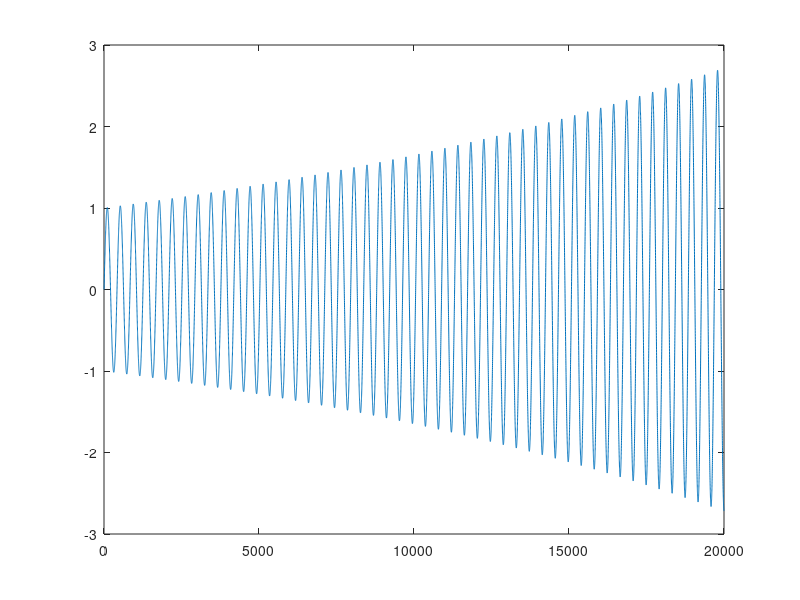

The MATLAB source for this figure: (Note: this script raises an error after producing the figure.)
%% Generating sine waves
x = linspace(0,100,20000);
data = sin(3*x);
data2 = exp(0.01*x).*sin(3*x);
plot(data2)
%% Test
numTimeStepsTrain = floor(0.9*numel(data));
dataTrain = data(1:numTimeStepsTrain+1);
dataTest = data(numTimeStepsTrain+1:end);

mu = mean(dataTrain); sig = std(dataTrain);
dataTrainStandardized = (dataTrain - mu) / sig;

XTrain = dataTrainStandardized(1:end-1);
YTrain = dataTrainStandardized(2:end);

numFeatures = 1;
numResponses = 1;
numHiddenUnits = 200;

layers = [ ...
    sequenceInputLayer(numFeatures)
    lstmLayer(numHiddenUnits)
    fullyConnectedLayer(numResponses)
    regressionLayer];

options = trainingOptions('adam', ...
    'MaxEpochs',250, ...
    'GradientThreshold',1, ...
    'InitialLearnRate',0.005, ...
    'LearnRateSchedule','piecewise', ...
    'LearnRateDropPeriod',125, ...
    'LearnRateDropFactor',0.2, ...
    'Verbose',0, ...
    'Plots','training-progress', ...
    'ExecutionEnvironment','gpu');

net = trainNetwork(XTrain,YTrain,layers,options);
dataTestStandardized = (dataTest - mu) / sig;
XTest = dataTestStandardized(1:end-1);

net = predictAndUpdateState(net,XTrain);
[net,YPred] = predictAndUpdateState(net,YTrain(end));

numTimeStepsTest = numel(XTest);
for i = 2:numTimeStepsTest
    [net,YPred(:,i)] = predictAndUpdateState(net,YPred(:,i-1),'ExecutionEnvironment','gpu');
end

YPred = sig*YPred + mu;
YTest = dataTest(2:end);
rmse = sqrt(mean((YPred-YTest).^2))

figure
%plot(dataTrain(1:end-1))
plot(data)
hold on
idx = numTimeStepsTrain:(numTimeStepsTrain+numTimeStepsTest);
plot(idx,[data(numTimeStepsTrain) YPred],'.-')
hold off
xlabel("Month")
ylabel("Cases")
title("Forecast")
legend(["Observed" "Forecast"])

%% Test3
data
numTimeStepsTrain = floor(0.9*numel(data));
dataTrain = data(1:numTimeStepsTrain+1);
dataTest = data(numTimeStepsTrain+1:end);

mu = mean(dataTrain); sig = std(dataTrain);
dataTrainStandardized = (dataTrain - mu) / sig;

XTrain = dataTrainStandardized(1:end-1);
YTrain = dataTrainStandardized(2:end);

numFeatures = 1;
numResponses = 1;
numHiddenUnits1 = 35;
numHiddenUnits2 = 35;
% numHiddenUnits3 = 100;

layers = [ ...
    sequenceInputLayer(numFeatures)
    lstmLayer(numHiddenUnits1,'OutputMode','sequence')
     lstmLayer(numHiddenUnits2,'OutputMode','sequence')
%     lstmLayer(numHiddenUnits3,'OutputMode','sequence')
    fullyConnectedLayer(numResponses)
    regressionLayer];

options = trainingOptions('adam', ...
    'MaxEpochs',300, ...
    'GradientThreshold',1, ...
    'InitialLearnRate',0.005, ...
    'LearnRateSchedule','piecewise', ...
    'LearnRateDropPeriod',75, ...
    'LearnRateDropFactor',0.05, ...
    'Verbose',0, ...
    'Plots','training-progress', ...
    'ExecutionEnvironment','gpu');

net = trainNetwork(XTrain,YTrain,layers,options);
dataTestStandardized = (dataTest - mu) / sig;
XTest = dataTestStandardized(1:end-1);

net = predictAndUpdateState(net,XTrain);
[net,YPred] = predictAndUpdateState(net,YTrain(end));

numTimeStepsTest = numel(XTest);
for i = 2:numTimeStepsTest
    [net,YPred(:,i)] = predictAndUpdateState(net,YPred(:,i-1),'ExecutionEnvironment','gpu');
end

YPred = sig*YPred + mu;
YTest = dataTest(2:end);
rmse = sqrt(mean((YPred-YTest).^2))

figure
%plot(dataTrain(1:end-1))
plot(data)
hold on
idx = numTimeStepsTrain:(numTimeStepsTrain+numTimeStepsTest);
plot(idx,[data(numTimeStepsTrain) YPred],'.-')
hold off
xlabel("Month")
ylabel("Cases")
title("Forecast")
legend(["Observed" "Forecast"])
sqrt(sum((data(idx)-[data(numTimeStepsTrain) YPred]).^2)/length(idx))

%% Test4
data
numTimeStepsTrain = floor(0.9*numel(data));
dataTrain = data(1:numTimeStepsTrain+1);
dataTest = data(numTimeStepsTrain+1:end);

mu = mean(dataTrain); sig = std(dataTrain);
dataTrainStandardized = (dataTrain - mu) / sig;

XTrain = dataTrainStandardized(1:end-1);
YTrain = dataTrainStandardized(2:end);

numFeatures = 1;
numResponses = 1;
numHiddenUnits1 = 55;
numHiddenUnits2 = 55;
% numHiddenUnits3 = 100;

layers = [ ...
    sequenceInputLayer(numFeatures)
    lstmLayer(numHiddenUnits1,'OutputMode','sequence')
     lstmLayer(numHiddenUnits2,'OutputMode','sequence')
%     lstmLayer(numHiddenUnits3,'OutputMode','sequence')
    fullyConnectedLayer(numResponses)
    regressionLayer];

options = trainingOptions('adam', ...
    'MaxEpochs',400, ...
    'GradientThreshold',1, ...
    'InitialLearnRate',0.005, ...
    'LearnRateSchedule','piecewise', ...
    'LearnRateDropPeriod',80, ...
    'LearnRateDropFactor',0.05, ...
    'Verbose',0, ...
    'Plots','training-progress', ...
    'ExecutionEnvironment','gpu');

net = trainNetwork(XTrain,YTrain,layers,options);
dataTestStandardized = (dataTest - mu) / sig;
XTest = dataTestStandardized(1:end-1);

net = predictAndUpdateState(net,XTrain);
[net,YPred] = predictAndUpdateState(net,YTrain(end));

numTimeStepsTest = numel(XTest);
for i = 2:numTimeStepsTest
    [net,YPred(:,i)] = predictAndUpdateState(net,YPred(:,i-1),'ExecutionEnvironment','gpu');
end

YPred = sig*YPred + mu;
YTest = dataTest(2:end);
rmse = sqrt(mean((YPred-YTest).^2))

figure
%plot(dataTrain(1:end-1))
plot(data)
hold on
idx = numTimeStepsTrain:(numTimeStepsTrain+numTimeStepsTest);
plot(idx,[data(numTimeStepsTrain) YPred],'.-')
hold off
xlabel("Month")
ylabel("Cases")
title("Forecast")
legend(["Observed" "Forecast"])

%% Test5
data2;
numTimeStepsTrain = floor(0.9*numel(data2));
dataTrain = data2(1:numTimeStepsTrain+1);
dataTest = data2(numTimeStepsTrain+1:end);

% mu = mean(dataTrain); sig = std(dataTrain);
mu = 0; sig = 1;
dataTrainStandardized = (dataTrain - mu) / sig;

XTrain = dataTrainStandardized(1:end-1);
YTrain = dataTrainStandardized(2:end);

numFeatures = 1;
numResponses = 1;
numHiddenUnits1 = 35;
numHiddenUnits2 = 35;
numHiddenUnits3 = 5;

layers = [ ...
    sequenceInputLayer(numFeatures)
    lstmLayer(numHiddenUnits1,'OutputMode','sequence')
    lstmLayer(numHiddenUnits2,'OutputMode','sequence')
    fullyConnectedLayer(numResponses)
    regressionLayer];

options = trainingOptions('adam', ...
    'MaxEpochs',300, ...
    'GradientThreshold',1, ...
    'InitialLearnRate',0.005, ...
    'LearnRateSchedule','piecewise', ...
    'LearnRateDropPeriod',75, ...
    'LearnRateDropFactor',0.05, ...
    'Verbose',0, ...
    'Plots','training-progress', ...
    'ExecutionEnvironment','gpu');

net = trainNetwork(XTrain,YTrain,layers,options);
dataTestStandardized = (dataTest - mu) / sig;
XTest = dataTestStandardized(1:end-1);

net = predictAndUpdateState(net,XTrain);
[net,YPred] = predictAndUpdateState(net,YTrain(end));

numTimeStepsTest = numel(XTest);
for i = 2:numTimeStepsTest
    [net,YPred(:,i)] = predictAndUpdateState(net,YPred(:,i-1),'ExecutionEnvironment','gpu');
end

YPred = sig*YPred + mu;
YTest = dataTest(2:end);
rmse = sqrt(mean((YPred-YTest).^2))

figure
%plot(dataTrain(1:end-1))
plot(data2)
hold on
idx = numTimeStepsTrain:(numTimeStepsTrain+numTimeStepsTest);
plot(idx,[data2(numTimeStepsTrain) YPred],'.-')
hold off
xlabel("Month")
ylabel("Cases")
title("Forecast")
legend(["Observed" "Forecast"])

%% Exp testing 2
data2; neuralNet = [];
fileID = fopen('exp_sine_param2.txt','w');
numTimeStepsTrain = floor(0.9*numel(data2));
dataTrain = data2(1:numTimeStepsTrain+1);
dataTest = data2(numTimeStepsTrain+1:end);

% mu = mean(dataTrain); sig = std(dataTrain);
mu = 0; sig = 1;
dataTrainStandardized = (dataTrain - mu) / sig;

XTrain = dataTrainStandardized(1:end-1);
YTrain = dataTrainStandardized(2:end);
numFeatures = 1;
numResponses = 1;

for i = 3:7
    for j = 2:8
        
        numHiddenUnits1 = 10*i;
        numHiddenUnits2 = 10*j;
        if numHiddenUnits3 == 0
            layers = [ ...
                sequenceInputLayer(numFeatures)
                lstmLayer(numHiddenUnits1,'OutputMode','sequence')
                lstmLayer(numHiddenUnits2,'OutputMode','sequence')
                fullyConnectedLayer(numResponses)
                regressionLayer];
        else
            layers = [ ...
                sequenceInputLayer(numFeatures)
                lstmLayer(numHiddenUnits1,'OutputMode','sequence')
                lstmLayer(numHiddenUnits2,'OutputMode','sequence')
                lstmLayer(numHiddenUnits3,'OutputMode','sequence')
                fullyConnectedLayer(numResponses)
                regressionLayer];
        end
        options = trainingOptions('adam', ...
            'MaxEpochs',250, ...
            'GradientThreshold',1, ...
            'InitialLearnRate',0.005, ...
            'LearnRateSchedule','piecewise', ...
            'LearnRateDropPeriod',25, ...
            'LearnRateDropFactor',0.4, ...
            'Verbose',0, ...
            'ExecutionEnvironment','gpu');

        net = trainNetwork(XTrain,YTrain,layers,options);
        dataTestStandardized = (dataTest - mu) / sig;
        XTest = dataTestStandardized(1:end-1);

        net = predictAndUpdateState(net,XTrain);
        
        neuralNet = [neuralNet net];
        
        [net,YPred] = predictAndUpdateState(net,YTrain(end));

        numTimeStepsTest = numel(XTest);
        for k = 2:numTimeStepsTest
            [net,YPred(:,k)] = predictAndUpdateState(net,YPred(:,k-1),'ExecutionEnvironment','gpu');
        end

        YPred = sig*YPred + mu;
        YTest = dataTest(2:end);
        rmse(i,j) = sqrt(mean((YPred-YTest).^2));
        A = [i,j,rmse(i,j)];
        disp([i,j,rmse(i,j)]);
        fprintf(fileID,'%6d %6d %12.6f\r\n',A);
% 
%         figure
%         %plot(dataTrain(1:end-1))
%         plot(data2)
%         hold on
%         idx = numTimeStepsTrain:(numTimeStepsTrain+numTimeStepsTest);
%         plot(idx,[data2(numTimeStepsTrain) YPred],'.-')
%         hold off
%         xlabel("Month")
%         ylabel("Cases")
%         title("Forecast")
%         legend(["Observed" "Forecast"])
%          sqrt(sum((data2(idx)-[data2(numTimeStepsTrain) YPred]).^2)/length(idx))
    end
end

%% Exp. Test 1

data2; neuralNet = [];
fileID = fopen('exp_sine_param.txt','w');
numTimeStepsTrain = floor(0.9*numel(data2));
dataTrain = data2(1:numTimeStepsTrain+1);
dataTest = data2(numTimeStepsTrain+1:end);

% mu = mean(dataTrain); sig = std(dataTrain);
mu = 0; sig = 1;
dataTrainStandardized = (dataTrain - mu) / sig;

XTrain = dataTrainStandardized(1:end-1);
YTrain = dataTrainStandardized(2:end);
numFeatures = 1;
numResponses = 1;

for i = 2:5
    for j = 1:11
        
        numHiddenUnits1 = 40;
        numHiddenUnits2 = 15*i;
        numHiddenUnits3 = 15*(j-1);
        if numHiddenUnits3 == 0
            layers = [ ...
                sequenceInputLayer(numFeatures)
                lstmLayer(numHiddenUnits1,'OutputMode','sequence')
                lstmLayer(numHiddenUnits2,'OutputMode','sequence')
                fullyConnectedLayer(numResponses)
                regressionLayer];
        else
            layers = [ ...
                sequenceInputLayer(numFeatures)
                lstmLayer(numHiddenUnits1,'OutputMode','sequence')
                lstmLayer(numHiddenUnits2,'OutputMode','sequence')
                lstmLayer(numHiddenUnits3,'OutputMode','sequence')
                fullyConnectedLayer(numResponses)
                regressionLayer];
        end
        options = trainingOptions('adam', ...
            'MaxEpochs',300, ...
            'GradientThreshold',1, ...
            'InitialLearnRate',0.005, ...
            'LearnRateSchedule','piecewise', ...
            'LearnRateDropPeriod',75, ...
            'LearnRateDropFactor',0.05, ...
            'Verbose',0, ...
            'ExecutionEnvironment','gpu');

        net = trainNetwork(XTrain,YTrain,layers,options);
        dataTestStandardized = (dataTest - mu) / sig;
        XTest = dataTestStandardized(1:end-1);

        net = predictAndUpdateState(net,XTrain);
        
        neuralNet = [neuralNet net];
        
        [net,YPred] = predictAndUpdateState(net,YTrain(end));

        numTimeStepsTest = numel(XTest);
        for k = 2:numTimeStepsTest
            [net,YPred(:,k)] = predictAndUpdateState(net,YPred(:,k-1),'ExecutionEnvironment','gpu');
        end

        YPred = sig*YPred + mu;
        YTest = dataTest(2:end);
        rmse(i,j) = sqrt(mean((YPred-YTest).^2));
        A = [i,j,rmse(i,j)];
        disp([i,j,rmse(i,j)]);
        fprintf(fileID,'%6d %6d %12.6f\r\n',A);
% 
%         figure
%         %plot(dataTrain(1:end-1))
%         plot(data2)
%         hold on
%         idx = numTimeStepsTrain:(numTimeStepsTrain+numTimeStepsTest);
%         plot(idx,[data2(numTimeStepsTrain) YPred],'.-')
%         hold off
%         xlabel("Month")
%         ylabel("Cases")
%         title("Forecast")
%         legend(["Observed" "Forecast"])
%          sqrt(sum((data2(idx)-[data2(numTimeStepsTrain) YPred]).^2)/length(idx))
    end
end

%% Exp. Test 4

data2; neuralNet = [];
fileID = fopen('exp_sine_param4.txt','w');
numTimeStepsTrain = floor(0.9*numel(data2));
dataTrain = data2(1:numTimeStepsTrain+1);
dataTest = data2(numTimeStepsTrain+1:end);

% mu = mean(dataTrain); sig = std(dataTrain);
mu = 0; sig = 1;
dataTrainStandardized = (dataTrain - mu) / sig;

XTrain = dataTrainStandardized(1:end-1);
YTrain = dataTrainStandardized(2:end);
numFeatures = 1;
numResponses = 1;

numHiddenUnits1 = 35;
numHiddenUnits2 = 35;
i = 1

for j = 1:20
    numHiddenUnits3 = 3*j;
    if numHiddenUnits3 == 0
        layers = [ ...
            sequenceInputLayer(numFeatures)
            lstmLayer(numHiddenUnits1,'OutputMode','sequence')
            lstmLayer(numHiddenUnits2,'OutputMode','sequence')
            fullyConnectedLayer(numResponses)
            regressionLayer];
    else
        layers = [ ...
            sequenceInputLayer(numFeatures)
            lstmLayer(numHiddenUnits1,'OutputMode','sequence')
            lstmLayer(numHiddenUnits2,'OutputMode','sequence')
            lstmLayer(numHiddenUnits3,'OutputMode','sequence')
            fullyConnectedLayer(numResponses)
            regressionLayer];
    end
    options = trainingOptions('adam', ...
        'MaxEpochs',240, ...
        'GradientThreshold',1, ...
        'InitialLearnRate',0.005, ...
        'LearnRateSchedule','piecewise', ...
        'LearnRateDropPeriod',24, ...
        'LearnRateDropFactor',0.04, ...
        'Verbose',0, ...
        'ExecutionEnvironment','gpu');

    net = trainNetwork(XTrain,YTrain,layers,options);
    dataTestStandardized = (dataTest - mu) / sig;
    XTest = dataTestStandardized(1:end-1);

    net = predictAndUpdateState(net,XTrain);

    neuralNet = [neuralNet net];

    [net,YPred] = predictAndUpdateState(net,YTrain(end));

    numTimeStepsTest = numel(XTest);
    for k = 2:numTimeStepsTest
        [net,YPred(:,k)] = predictAndUpdateState(net,YPred(:,k-1),'ExecutionEnvironment','gpu');
    end

    YPred = sig*YPred + mu;
    YTest = dataTest(2:end);
    rmse(i,j) = sqrt(mean((YPred-YTest).^2));
    A = [i,j,rmse(i,j)];
    disp([i,j,rmse(i,j)]);
    fprintf(fileID,'%6d %6d %12.6f\r\n',A);
% 
%         figure
%         %plot(dataTrain(1:end-1))
%         plot(data2)
%         hold on
%         idx = numTimeStepsTrain:(numTimeStepsTrain+numTimeStepsTest);
%         plot(idx,[data2(numTimeStepsTrain) YPred],'.-')
%         hold off
%         xlabel("Month")
%         ylabel("Cases")
%         title("Forecast")
%         legend(["Observed" "Forecast"])
%          sqrt(sum((data2(idx)-[data2(numTimeStepsTrain) YPred]).^2)/length(idx))

end


%% Exp Sine Ttests
%4      5     0.452917
%40;60;75

%6      8     0.455560
%60,80,0
net = neuralNet(12);
net = resetState(net);
net = predictAndUpdateState(net,XTrain);

[net,YPred] = predictAndUpdateState(net,YTrain(18000));

numTimeStepsTest = numel(XTest);
for k = 2:numTimeStepsTest
    [net,YPred(:,k)] = predictAndUpdateState(net,YPred(:,k-1),'ExecutionEnvironment','gpu');
end

YPred = sig*YPred + mu;
YTest = dataTest(2:end);
rmse = sqrt(mean((YPred-YTest).^2))

figure
%plot(dataTrain(1:end-1))
plot(data2)
hold on
idx = numTimeStepsTrain:(numTimeStepsTrain+numTimeStepsTest);
plot(idx,[data2(numTimeStepsTrain) YPred],'.-')
hold off
xlabel("Month")
ylabel("Cases")
title("Forecast")
legend(["Observed" "Forecast"])
 sqrt(sum((data2(idx)-[data2(numTimeStepsTrain) YPred]).^2)/length(idx))